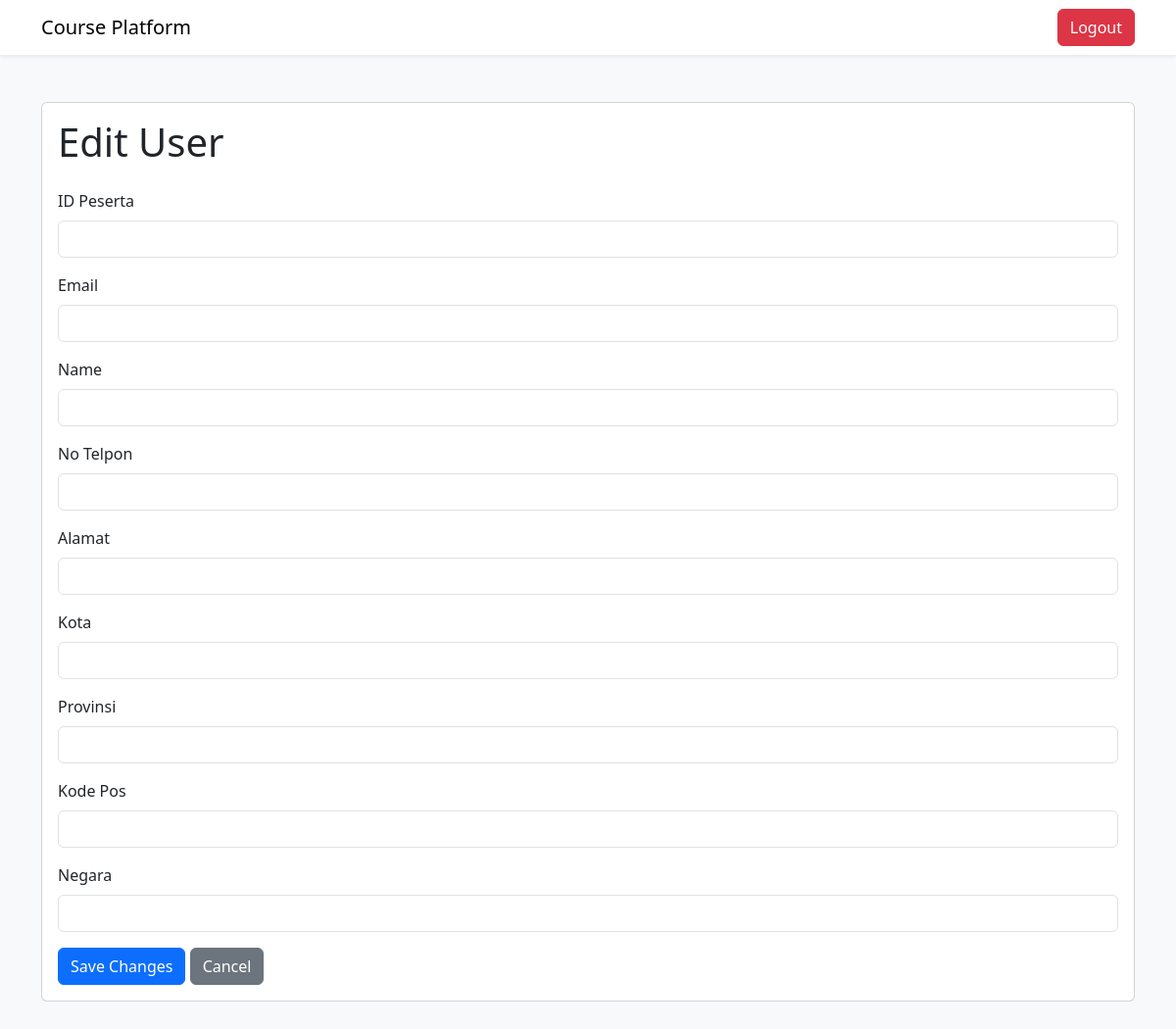
The page /admin/edit-user/2 (signed in) on the database as committed earlier.
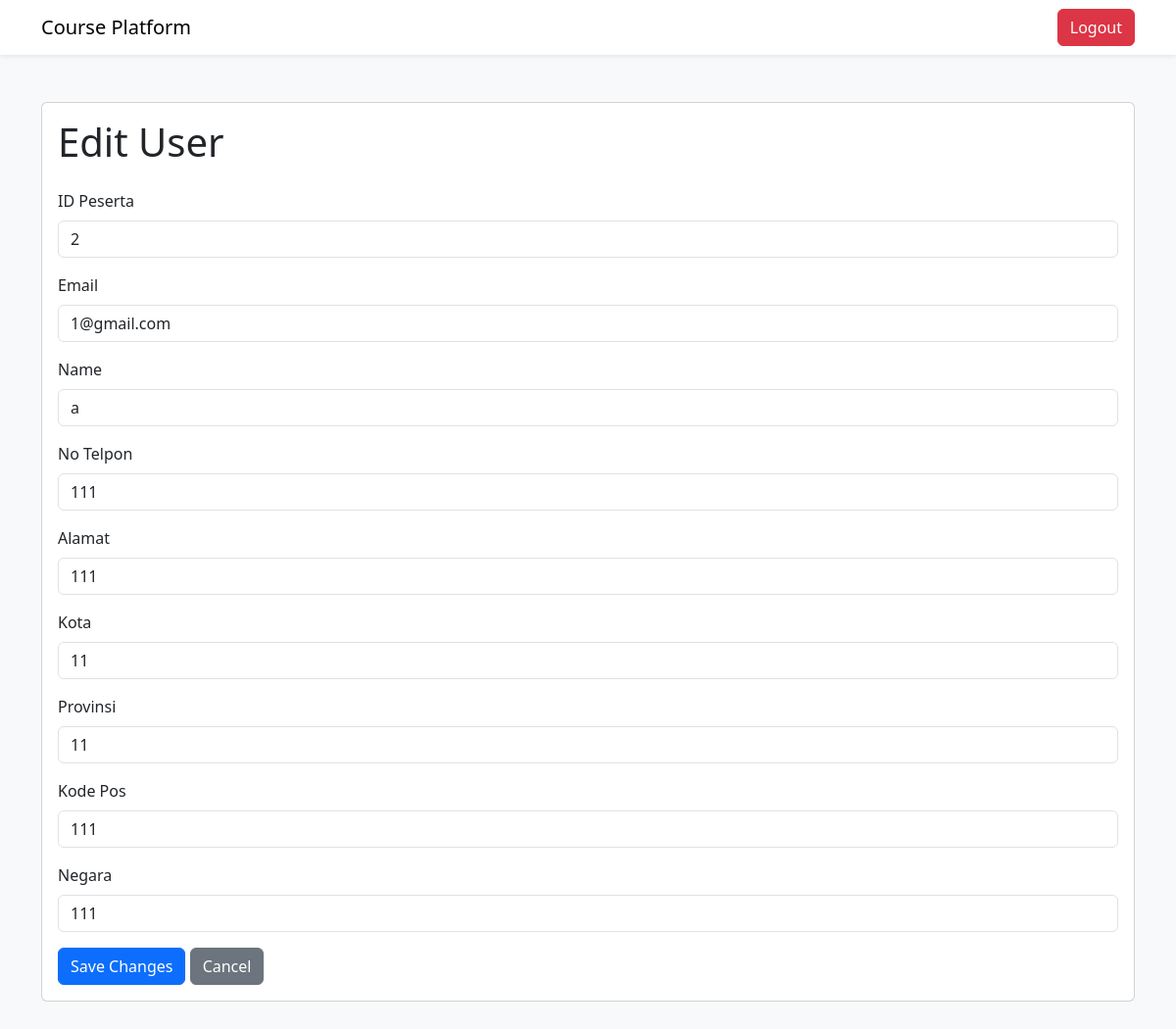
The same page on the database as committed later.
### tables this page shows
CREATE TABLE peserta (
                id_peserta INTEGER PRIMARY KEY AUTOINCREMENT,
                email TEXT NOT NULL,
                nama_peserta TEXT NOT NULL,
                password TEXT NOT NULL,
                no_telpon TEXT NOT NULL,
                alamat TEXT NOT NULL,
                kota TEXT NOT NULL,
                provinsi TEXT NOT NULL,
                kode_pos INT NOT NULL,
                negara TEXT NOT NULL
            );

### features/auth.py (the view, shortened to what this page needs)
    def edit_user(self, id_peserta):
        if not session.get('email') and session.get('role') != 'admin':
            return redirect('/login_admin')
        user = query_db('SELECT * FROM peserta WHERE id_peserta = ?', (id_peserta,), one=True)
        return render_template('edit_user_page.html', user=user)

### database.py (called while the page is built)
def get_db():
    db = getattr(g, '_database', None)
    if db is None:
        db = g._database = sqlite3.connect(DATABASE)
        db.row_factory = sqlite3.Row
    return db

def query_db(query, args=(), one=False):
    cur = get_db().execute(query, args)
    rv = cur.fetchall()
    cur.close()
    get_db().commit()
    return (rv[0] if rv else None) if one else rv

### templates/edit_user_page.html (shortened to what this page needs)
<!DOCTYPE html>
<html lang="en">
<head>
    <link href="https://cdn.jsdelivr.net/npm/bootstrap@5.3.0/dist/css/bootstrap.min.css" rel="stylesheet">
</head>
<body class="bg-light">
    <nav class="navbar navbar-expand-lg navbar-light bg-white shadow-sm">
        <div class="container">
            <a class="navbar-brand" href="/admin">Course Platform</a>
            <div class="d-flex">
                <a href="/logout" class="btn btn-danger">Logout</a>
            </div>
        </div>
    </nav>
    <div class="container py-5">
        <div class="card">
            <div class="card-body">
                <h1 class="card-title mb-4">Edit User</h1>
                <form method="POST" action="/admin/edit-user/{{ user.id_peserta }}">
                    <div class="mb-3">
                        <label for="id_peserta" class="form-label">ID Peserta</label>
                        <input type="text" class="form-control" id="id_peserta" name="id_peserta"
                            value="{{ user.id_peserta }}" readonly>
                    </div>
                    <div class="mb-3">
                        <label for="email" class="form-label">Email</label>
                        <input type="email" class="form-control" id="email" name="email" value="{{ user.email }}"
                            required>
                    </div>
                    <div class="mb-3">
                        <label for="name" class="form-label">Name</label>
                        <input type="text" class="form-control" id="nama" name="nama" value="{{ user.nama_peserta }}"
                            required>
                    </div>
                    <div class="mb-3">
                        <label for="no_telpon" class="form-label">No Telpon</label>
                        <input type="text" class="form-control" id="no_telpon" name="no_telpon"
                            value="{{ user.no_telpon }}" required>
                    </div>
                    <div class="mb-3">
                        <label for="alamat" class="form-label">Alamat</label>
                        <input type="text" class="form-control" id="alamat" name="alamat" value="{{ user.alamat }}"
                            required>
                    </div>
                    <div class="mb-3">
                        <label for="kota" class="form-label">Kota</label>
                        <input type="text" class="form-control" id="kota" name="kota" value="{{ user.kota }}" required>
                    </div>
                    <div class="mb-3">
                        <label for="provinsi" class="form-label">Provinsi</label>
                        <input type="text" class="form-control" id="provinsi" name="provinsi"
                            value="{{ user.provinsi }}" required>
                    </div>
                    <div class="mb-3">
                        <label for="kode_pos" class="form-label">Kode Pos</label>
                        <input type="text" class="form-control" id="kode_pos" name="kode_pos"
                            value="{{ user.kode_pos }}" required>
                    </div>
                    <div class="mb-3">
                        <label for="negara" class="form-label">Negara</label>
                        <input type="text" class="form-control" id="negara" name="negara" value="{{ user.negara }}"
                            required>
                    </div>
                    <button type="submit" class="btn btn-primary">Save Changes</button>
                    <a href="/admin/manage-users" class="btn btn-secondary">Cancel</a>
                </form>
            </div>
        </div>
    </div>
</body>
</html>

Rows that differ between the two databases and show on the page:
added peserta: id_peserta "2", email "1@gmail.com", nama "a", no_telpon "111", alamat "111", kota "11", provinsi "11", kode_pos "111", negara "111"
